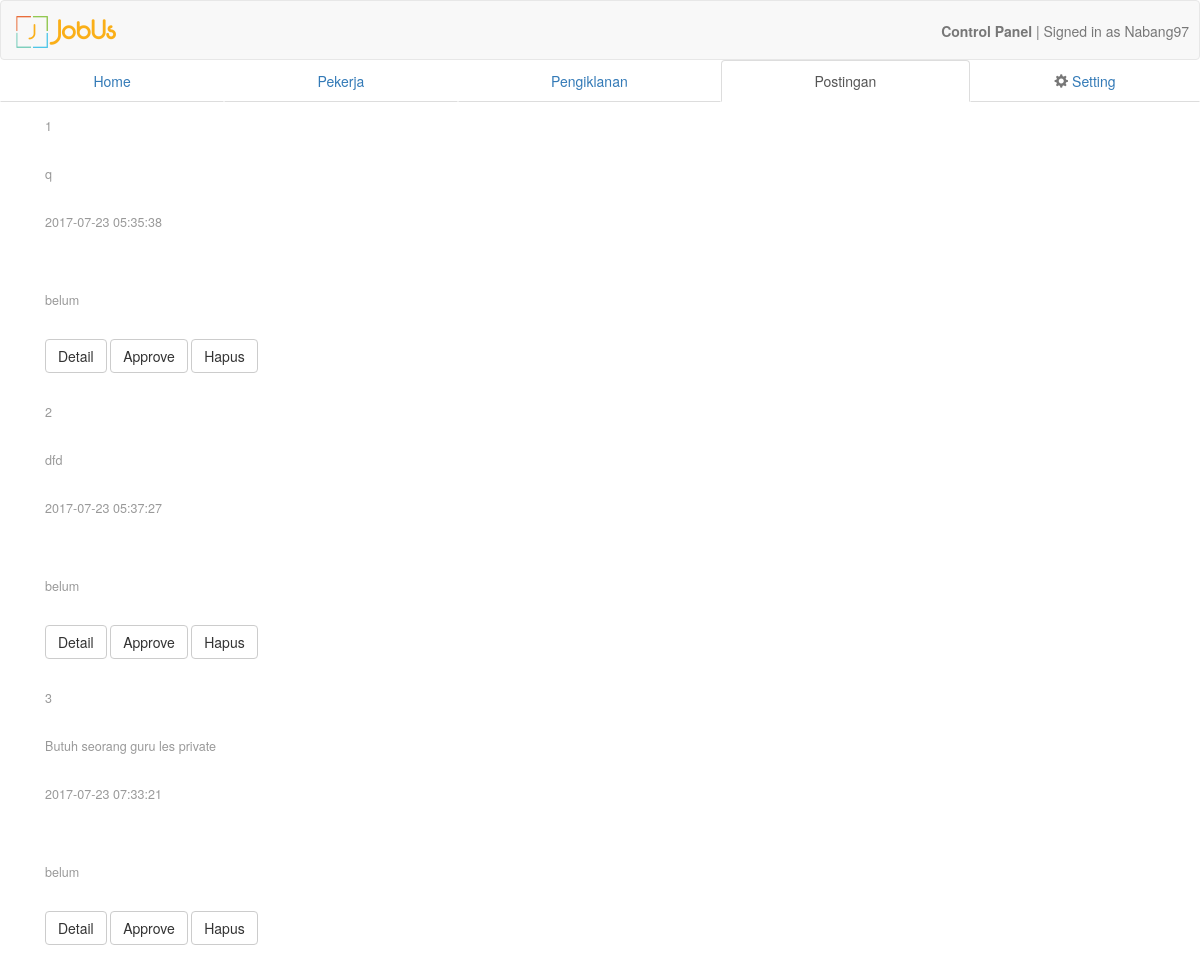
The page /admin/postingan.php on the database as committed earlier.
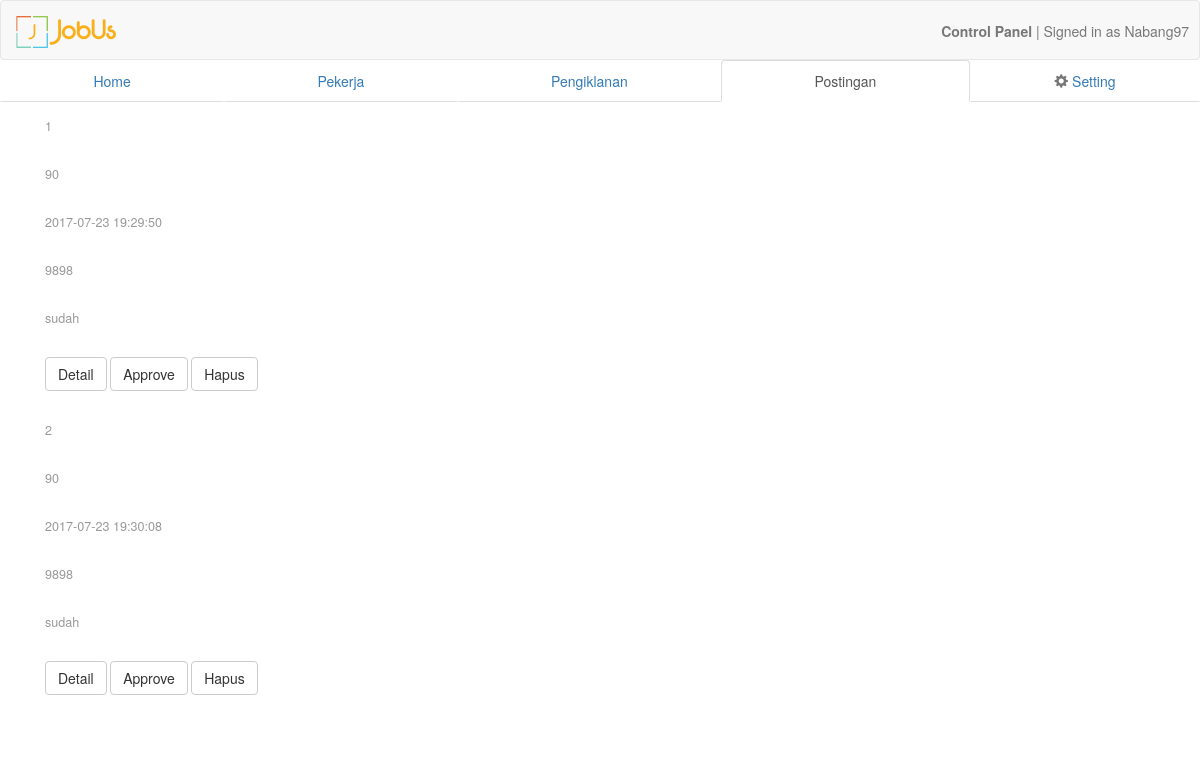
The same page on the database as committed later.
### tables this page shows
CREATE TABLE `postingan` (
  `id_postingan` int(11) NOT NULL,
  `id_pengiklan` int(11) NOT NULL,
  `judul` varchar(255) NOT NULL,
  `deskripsi` text NOT NULL,
  `kategori` varchar(1024) NOT NULL,
  `gaji` varchar(255) NOT NULL,
  `keterangan` text,
  `tipe` varchar(255) NOT NULL,
  `pamflet` varchar(255) DEFAULT NULL,
  `durasi` int(11) NOT NULL,
  `status` varchar(20) NOT NULL,
  `tanggal` timestamp NULL DEFAULT CURRENT_TIMESTAMP,
  `lat` float(10,6) DEFAULT NULL,
  `lang` float(10,6) DEFAULT NULL,
  `approved` char(5) NOT NULL,
  `tgl_approved` timestamp NULL DEFAULT NULL
);

CREATE TABLE `pengiklan` (
  `id_pengiklan` int(11) NOT NULL,
  `username` varchar(20) NOT NULL,
  `email` varchar(255) NOT NULL,
  `no_hp` varchar(15) NOT NULL,
  `password` varchar(255) NOT NULL,
  `foto_profile` varchar(255) DEFAULT NULL,
  `nama` varchar(255) DEFAULT NULL,
  `deskripsi` varchar(255) DEFAULT NULL,
  `sosmed` varchar(255) DEFAULT NULL,
  `provinsi` varchar(20) DEFAULT NULL,
  `kota` varchar(20) DEFAULT NULL,
  `kecamatan` varchar(20) DEFAULT NULL,
  `alamat` varchar(255) DEFAULT NULL,
  `lokasi` int(11) DEFAULT NULL,
  `koin` int(11) DEFAULT '0',
  `tanggal` timestamp NOT NULL DEFAULT CURRENT_TIMESTAMP
);

### controller/class.postingan.php (called while the page is built, shortened)
<?php
class postingan
 {
	function get_all_rows($query, $param){
			try{
				global $pdo;
				$req = $pdo->prepare($query);
				if($param == ''){
					$req->execute();
				}else{
					$req->execute($param);
				}
				if($req->rowCount() > 0){
					$result = $req->fetchAll();
					return $result;
				}
			}catch(PDOException $e){
				echo "Error! gagal mengambil data: ".$e->getMessage();
			}
	}
	function select_all_postingan(){
		$query = "select * from postingan";
		return $this->get_all_rows($query, '');
	}
 }
 ?>

### controller/class.pengiklan.php (called while the page is built, shortened)
<?php
class pengiklan
 {
 	function get_data($query, $param){
			try{
				global $pdo;
				$req = $pdo->prepare($query);
				if($param == ''){
					$req->execute();
				}else{
					$req->execute($param);
				}
				$rows = $req->rowCount();
				$status = false;
				if($rows > 0){
					$status = true;
				}
				$data = $req->fetch(PDO::FETCH_NAMED);
				return array('status' => $status, 'rows' => $rows, 'data' => $data);
			}catch(PDOException $e){
				echo "Error! gagal mengambil data: ".$e->getMessage();
			}
	}
  	function get_profile_id($id){
		$query = "SELECT * FROM `pengiklan` WHERE `pengiklan`.`id_pengiklan` = ?";
		$param = array($id);
		return $this->get_data($query, $param);
	}
 }
 ?>

### admin/postingan.php (the view, shortened to what this page needs)
<!DOCTYPE html>
<?php session_start();
	include '../controller/koneksi.php';
	include '../controller/class.postingan.php';
	include '../controller/class.pengiklan.php';
	$postingan = new postingan();
	$pengiklan = new pengiklan();
	$data = $postingan->select_all_postingan();
?>
<html>
<head>
	<?php include '../view/source3.php'; ?>
</head>
<body>
 <?php include('../view/navbar.php'); ?>
	<ul class="nav nav-tabs nav-justified">
  		<li><a href="../admin/dashboard.php">Home</a></li>
  		<li><a href="../admin/pekerja.php">Pekerja</a></li>
  		<li><a href="../admin/pengiklan.php">Pengiklanan</a></li>
  		<li role="presentation" class="active"><a href="postingan.php">Postingan</a></li>
  		<li><a href="pengaturan.php"><span class="glyphicon glyphicon-cog" aria-hidden="true"></span> Setting</a></li>
	</ul>
	<div class="container">
		<table  class="table table-condensed table-responsive">
			<tbody>
			<?php
			if(count($data) > 0){
				$i = 1;
				foreach ($data as $rows ) {
					echo "
			<tr>
				<td>".$i."</td>
				<td>".$rows['judul']."</td>
				<td>".$rows['tanggal']."</td>
				<td>".$pengiklan->get_profile_id($rows['id_pengiklan'])['data']['nama']."</td>
				<td>".$rows['approved']."</td>
				<td>
					<form method='post'>
						<button type='button' class='btn btn-default' data-toggle='modal' data-target='#".$rows['id_postingan']."'>Detail</button>
						<button class='btn btn-default' name='approve' value='".$rows['id_postingan']."'>Approve</button>
						<button class='btn btn-default' name='delete' value='".$rows['id_postingan']."'>Hapus</button>
					</form>
				</td>
			</tr>
					";
					$i++;
				}
			} ?>
			</tbody>
		</table>
	</div>
</body>
</html>

Rows that differ between the two databases and show on the page:
removed postingan: judul "q", tanggal "2017-07-23 05:35:38", approved "belum", $rows['id_postingan'] 28 (drawn)
removed postingan: judul "dfd", tanggal "2017-07-23 05:37:27", approved "belum", $rows['id_postingan'] 29 (drawn)
removed postingan: judul "Butuh seorang guru les private", tanggal "2017-07-23 07:33:21", approved "belum", $rows['id_postingan'] 30 (drawn)
added postingan: judul "90", tanggal "2017-07-23 19:29:50", id_pengiklan.nama "9898", approved "sudah"
added postingan: judul "90", tanggal "2017-07-23 19:30:08", id_pengiklan.nama "9898", approved "sudah"
